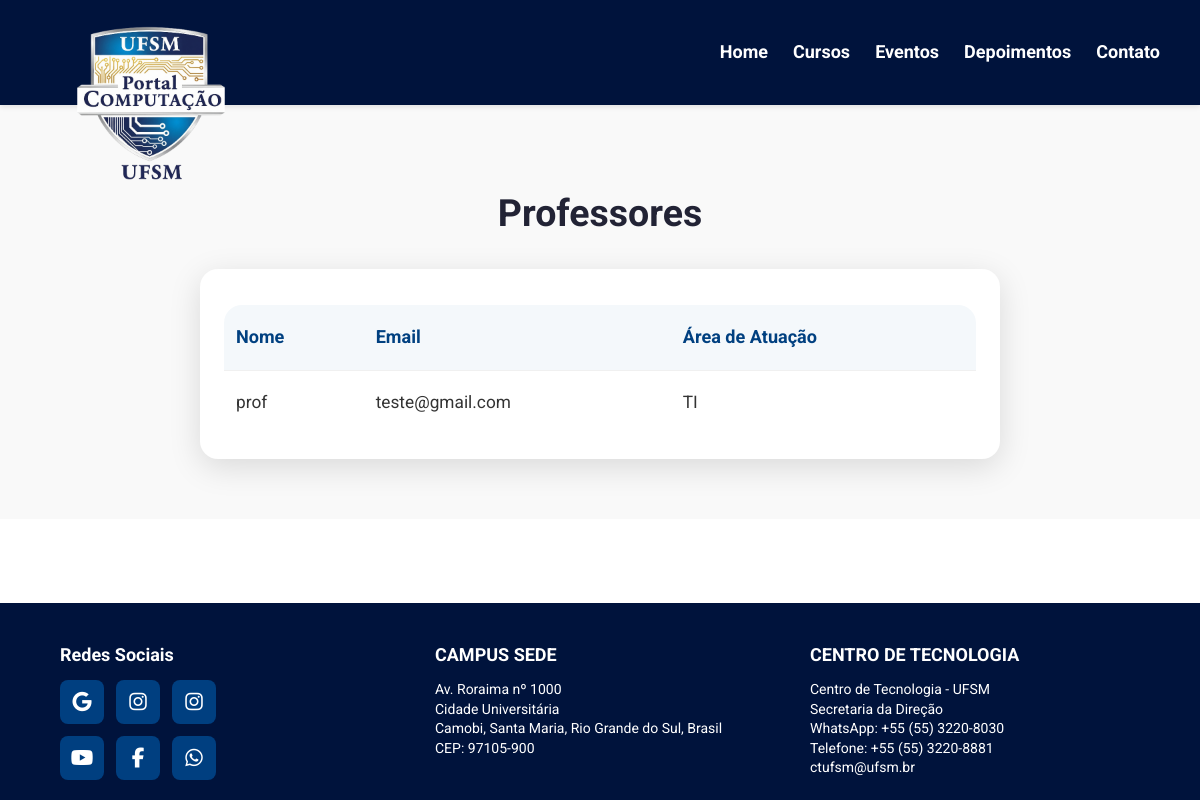
/professores/, run on the app's committed database.
### site_inf/models.py (models this page shows, shortened)
class Professor(models.Model):
    nome = models.CharField(max_length=200)
    email = models.EmailField(blank=True)
    area_atuacao = models.CharField(max_length=200, blank=True)

### site_inf/views.py (the view)
# urls.py: path('professores/', listar_professores, name='listar_professores'),
def listar_professores(request):
    professores = Professor.objects.all().order_by('nome')
    return render(request, 'site_inf/pages/listar_professores.html', {'professores': professores})

### site_inf/templates/site_inf/pages/listar_professores.html (shortened to what this page needs)
{% extends "site_inf/base.html" %}
{% block content %}
<section class="professores-section">
  <div class="container">
  <div class="page-main-title"><h1>Professores</h1></div>
    <div class="professores-table-outer">
      <div class="professores-table-wrapper">
        <table class="professores-table">
          <thead>
            <tr>
              <th>Nome</th>
              <th>Email</th>
              <th>Área de Atuação</th>
            </tr>
          </thead>
          <tbody>
            {% for prof in professores %}
            <tr>
              <td>{{ prof.nome }}</td>
              <td>{{ prof.email }}</td>
              <td>{{ prof.area_atuacao }}</td>
            </tr>
            {% empty %}
            <tr>
              <td colspan="3">Nenhum professor cadastrado ainda.</td>
            </tr>
            {% endfor %}
          </tbody>
        </table>
      </div>
    </div>
  </div>
</section>
{% endblock %}

### site_inf/static/site_inf/css/style.css (style rules this page uses)
body { margin: 0; font-family: 'Roboto', sans-serif; line-height: 1.6; color: #333; background: #fff; }
* { box-sizing: border-box; }
html { scroll-behavior: smooth; }
html, body { height: 100%; margin: 0; display: flex; flex-direction: column; scroll-behavior: smooth; }
.container { width: 90%; max-width: 1200px; margin: 0 auto; }
.page-main-title { color: #222335; text-align: center; font-size: 25px; font-weight: bold; margin-top: 25px; margin-bottom: 30 px; padding: 0; line-height: 1.3; }
.professores-section { padding: 60px 0; background: #f9f9f9; text-align: center; }
.professores-table-outer { display: flex; justify-content: center; }
.professores-table-wrapper { background: #fff; border-radius: 18px; box-shadow: 0 8px 32px rgba(0,0,0,0.13); padding: 36px 24px 24px 24px; min-width: 340px; max-width: 800px; width: 100%; margin: 0 auto; overflow-x: auto; }
.professores-table { width: 100%; border-collapse: separate; border-spacing: 0; background: transparent; border-radius: 18px; overflow: hidden; }
.professores-table th, .professores-table td { padding: 18px 12px; text-align: left; border-bottom: 1px solid #f0f0f0; font-size: 1.08rem; }
.professores-table th { background: #f4f8fb; color: #004080; font-size: 1.13rem; font-weight: 700; }
.professores-table tr:last-child td { border-bottom: none; }

### data on the page
Professor: nome "prof", email "teste@gmail.com", area_atuacao "TI"
